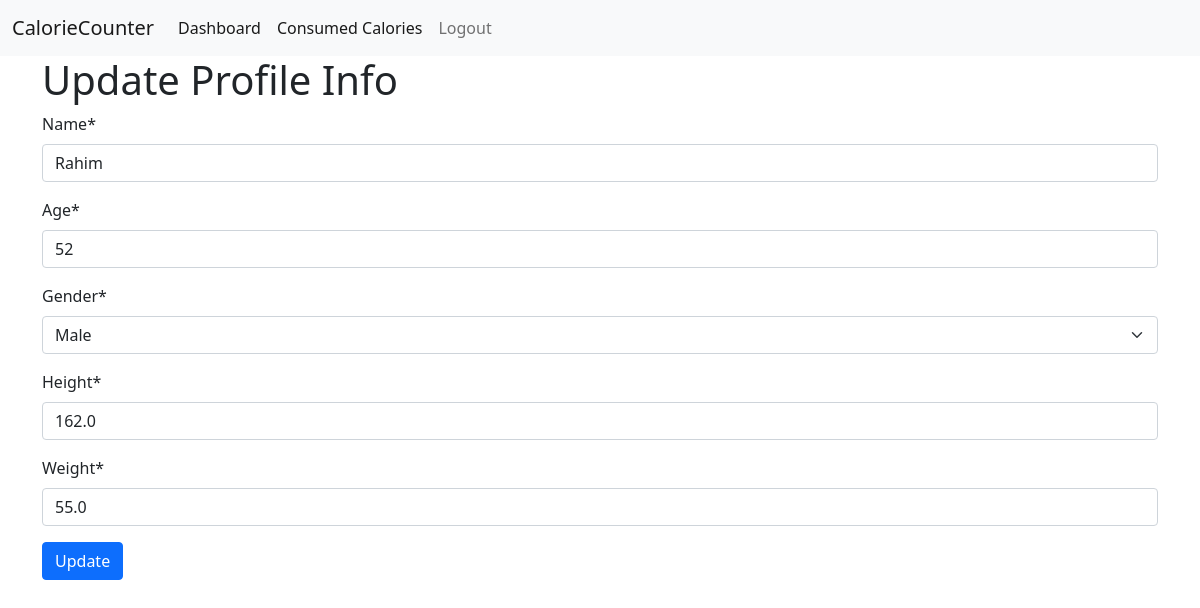
The app's page /update-profile/ (signed in) with its own data.
### CalorieCounter/models.py (models this page shows, shortened)
class BasicInfoModel(models.Model):
    GENDER_TYPES = [
        ('Male', 'Male'),
        ('Female', 'Female'),
    ]
    user = models.OneToOneField(
        User,
        on_delete=models.CASCADE,
        related_name='user_info',
        null= True
    )
    name = models.CharField(max_length=100, null=True)
    age = models.PositiveBigIntegerField(null=True)
    gender = models.CharField(choices=GENDER_TYPES, max_length=10, null=True)
    height = models.FloatField(null=True)
    weight = models.FloatField(null=True)
    bmr = models.FloatField(null=True)

### CalorieCounter/views.py (the view, shortened to what this page needs)
@login_required
def update_profile(request):
    try:
        current_user = request.user.user_info
    except:
        current_user = None
    form_data = ProfileUpdateForm(instance=current_user)
    context = {
        'form_data': form_data,
        'form_title': 'Update Profile Info',
        'form_btn': 'Update'
    }
    return render(request, 'master/base-form.html', context)

### CalorieCounter/forms.py
class ProfileUpdateForm(forms.ModelForm):
    class Meta:
        model = BasicInfoModel
        fields = '__all__'
        exclude = ['user', 'bmr']

### CalorieCounter/templates/master/base-form.html (shortened to what this page needs)
{% extends 'master/base.html' %}
{% load crispy_forms_tags %}
{% block body %}
<h1>{{form_title}}</h1>
<form method="POST" enctype="multipart/form-data">
  {{form_data|crispy}}
  <button type="submit" class="btn btn-primary">{{ form_btn }}</button>
</form>
{% endblock body %}

### records on screen
BasicInfoModel: name "Rahim", age "52", gender "Male", height "162.0", weight "55.0"
